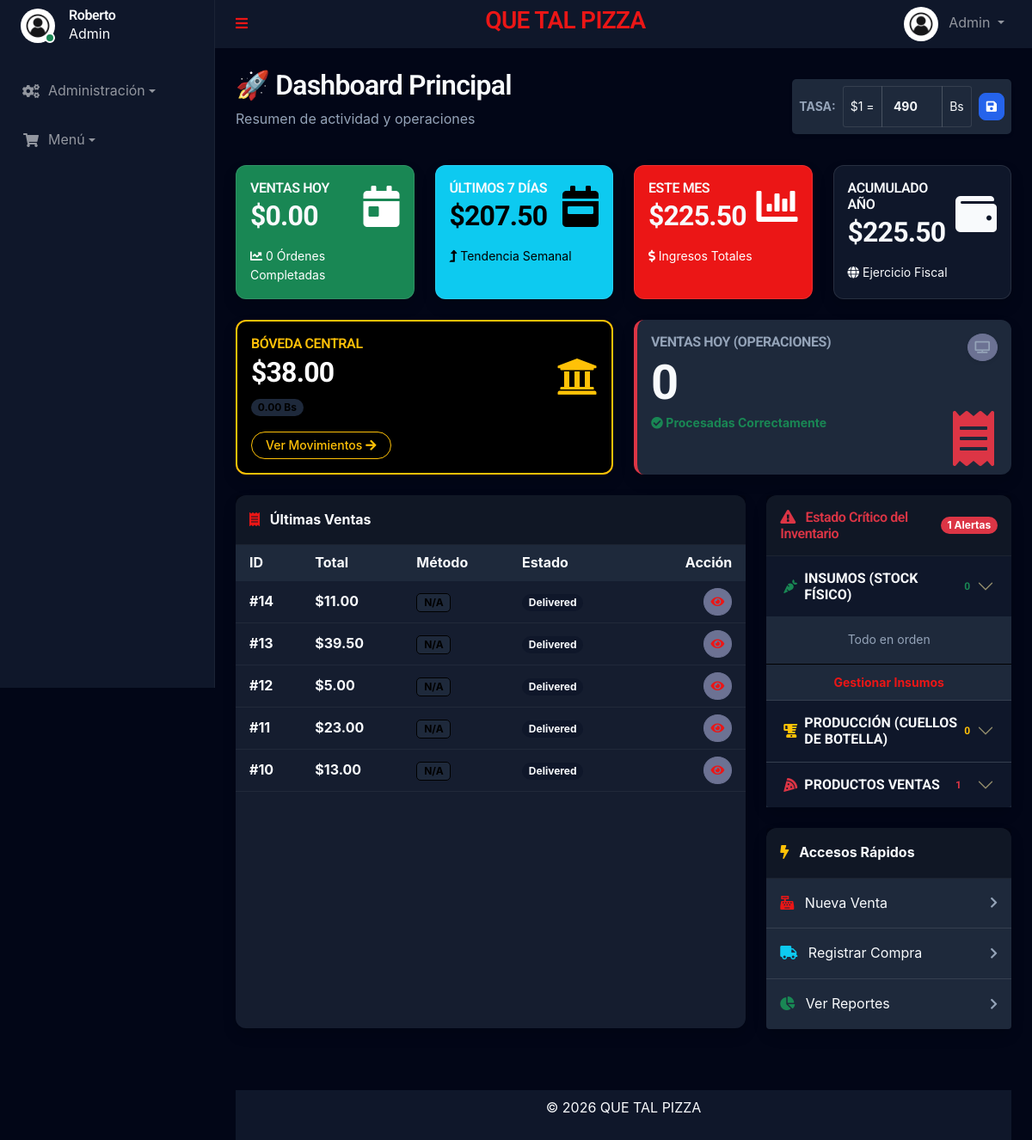
/admin/index.php (signed in), run on an earlier commit of the app's database.
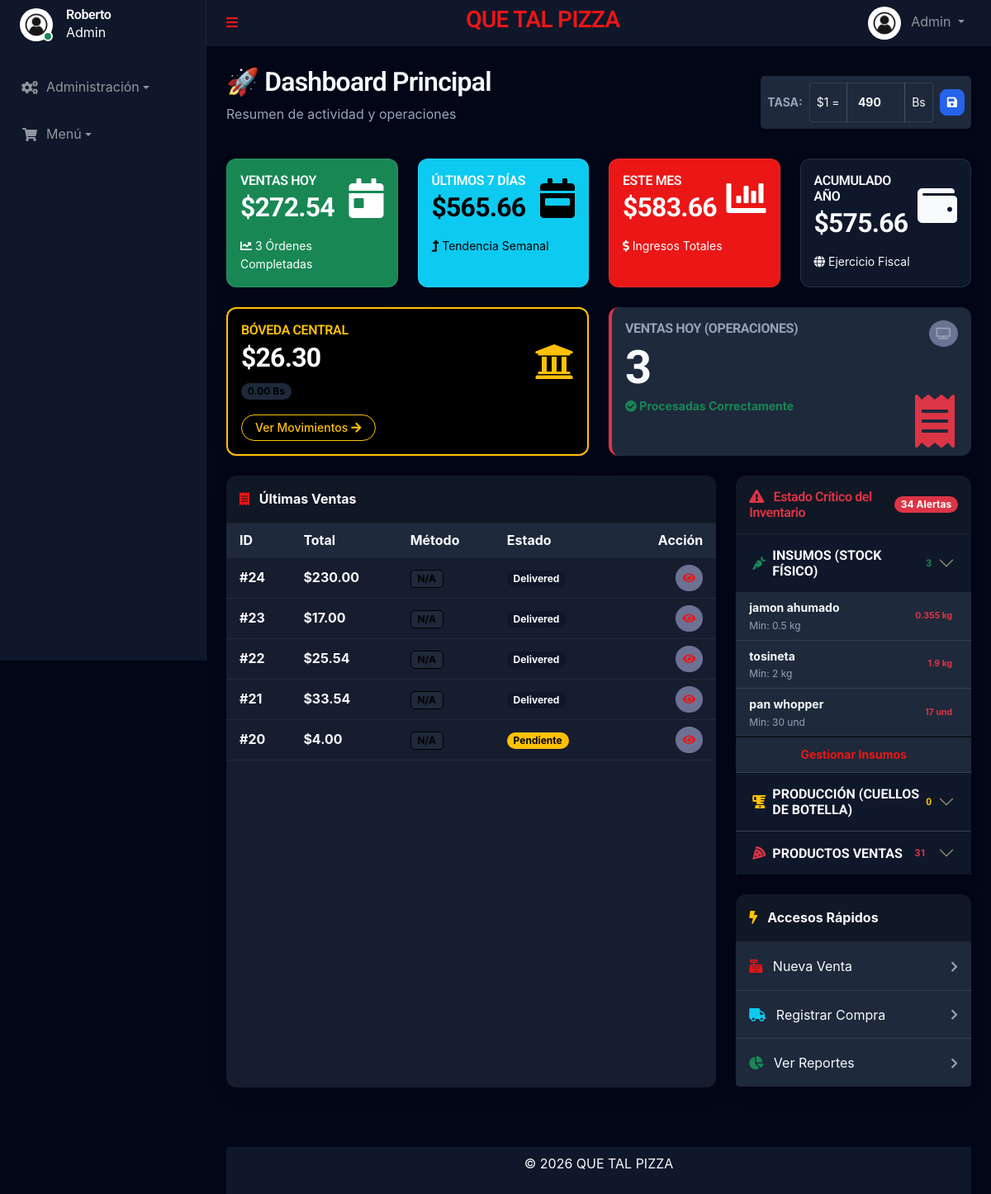
And on a later commit of the database.
### tables this page shows
CREATE TABLE `company_vault` (
  `id` int(11) NOT NULL,
  `balance_usd` decimal(12,2) DEFAULT 0.00,
  `balance_ves` decimal(12,2) DEFAULT 0.00,
  `last_updated` timestamp NULL DEFAULT current_timestamp() ON UPDATE current_timestamp()
);

CREATE TABLE `orders` (
  `id` int(11) NOT NULL,
  `user_id` int(11) NOT NULL,
  `total_price` decimal(10,2) NOT NULL,
  `status` enum('pending','paid','preparing','ready','delivered','cancelled') DEFAULT 'pending',
  `consumption_type` enum('dine_in','takeaway','delivery') DEFAULT 'dine_in',
  `shipping_address` text NOT NULL,
  `shipping_method` varchar(100) DEFAULT NULL,
  `tracking_number` varchar(100) DEFAULT NULL,
  `created_at` timestamp NULL DEFAULT current_timestamp(),
  `updated_at` timestamp NULL DEFAULT NULL ON UPDATE current_timestamp(),
  `kds_kitchen_ready` tinyint(1) DEFAULT 0,
  `kds_pizza_ready` tinyint(1) DEFAULT 0
);

CREATE TABLE `raw_materials` (
  `id` int(11) NOT NULL,
  `name` varchar(100) NOT NULL,
  `unit` varchar(20) NOT NULL,
  `stock_quantity` decimal(20,6) DEFAULT 0.000000,
  `cost_per_unit` decimal(20,6) DEFAULT 0.000000,
  `min_stock` decimal(20,6) DEFAULT 5.000000,
  `is_cooking_supply` tinyint(1) DEFAULT 0,
  `category` enum('ingredient','packaging','supply') DEFAULT 'ingredient',
  `updated_at` timestamp NULL DEFAULT current_timestamp() ON UPDATE current_timestamp()
);

### admin/index.php (the view, shortened to what the changed rows need)
<?php
require_once '../templates/autoload.php';
$vaultBalance = $vaultManager->getBalance();
$ventasDia = $orderManager->getTotalVentasDia();
$countVentasDia = $orderManager->getCountVentasDia();
$ventasSemana = $orderManager->getTotalVentasSemana();
$ventasMes = $orderManager->getTotalVentasMes();
$ventasAnio = $orderManager->getTotalVentasAnio();
$lowProducts = $productManager->getLowStockProducts();
$lowMaterials = $rawMaterialManager->getLowStockMaterials();
$lowManufactured = $productionManager->getLowStockManufactured();
$stockCritico = count($lowProducts) + count($lowMaterials) + count($lowManufactured);
$ultimasVentas = $orderManager->getUltimosPedidos(5);
require_once '../templates/header.php';
?>
<div class="container-fluid mt-4 px-4">
    <div class="d-flex justify-content-between align-items-center mb-4">
        <div>
            <h2>🚀 Dashboard Principal</h2>
        </div>
    </div>
    <div class="row g-4 mb-4">
        <div class="col-xl-3 col-md-6">
            <div class="card bg-success text-white h-100 shadow">
                <div class="card-body">
                    <div class="d-flex justify-content-between align-items-center">
                        <div>
                            <h6 class="text-uppercase mb-1 opacity-75">Ventas Hoy</h6>
                            <h2 class="mb-0 fw-bold">$<?= number_format($ventasDia, 2) ?></h2>
                        </div>
                        <i class="fa fa-calendar-day fa-3x opacity-25"></i>
                    </div>
                    <div class="small mt-3 opacity-75">
                        <i class="fa fa-chart-line"></i> <?= $countVentasDia ?> Órdenes Completadas
                    </div>
                </div>
            </div>
        </div>
        <div class="col-xl-3 col-md-6">
            <div class="card bg-info text-white h-100 shadow">
                <div class="card-body">
                    <div class="d-flex justify-content-between align-items-center">
                        <div>
                            <h6 class="text-uppercase mb-1 opacity-75">Últimos 7 Días</h6>
                            <h2 class="mb-0 fw-bold">$<?= number_format($ventasSemana, 2) ?></h2>
                        </div>
                    </div>
                </div>
            </div>
        </div>
        <div class="col-xl-3 col-md-6">
            <div class="card bg-primary text-white h-100 shadow">
                <div class="card-body">
                    <div class="d-flex justify-content-between align-items-center">
                        <div>
                            <h6 class="text-uppercase mb-1 opacity-75">Este Mes</h6>
                            <h2 class="mb-0 fw-bold">$<?= number_format($ventasMes, 2) ?></h2>
                        </div>
                    </div>
                </div>
            </div>
        </div>
        <div class="col-xl-3 col-md-6">
            <div class="card bg-secondary text-white h-100 shadow">
                <div class="card-body">
                    <div class="d-flex justify-content-between align-items-center">
                        <div>
                            <h6 class="text-uppercase mb-1 opacity-75">Acumulado Año</h6>
                            <h2 class="mb-0 fw-bold">$<?= number_format($ventasAnio, 2) ?></h2>
                        </div>
                    </div>
                </div>
            </div>
        </div>
    </div>
    <div class="row g-4 mb-4">
        <div class="col-xl-6 col-md-6">
            <div class="card bg-dark text-white h-100 shadow border-2 border-warning">
                <div class="card-body">
                    <div class="d-flex justify-content-between align-items-center">
                        <div>
                            <h6 class="text-uppercase mb-1 text-warning">Bóveda Central</h6>
                            <h2 class="mb-0 fw-bold text-white">$<?= number_format($vaultBalance['balance_usd'], 2) ?>
                            </h2>
                            <div class="mt-2">
                                <span class="badge bg-light text-dark rounded-pill">
                                    <?= number_format($vaultBalance['balance_ves'], 2) ?> Bs
                                </span>
                            </div>
                        </div>
                    </div>
                </div>
            </div>
        </div>
        <div class="col-xl-6 col-md-6">
            <div class="card bg-white h-100 shadow border-0 border-start border-4 border-danger">
                <div class="card-body">
                    <div class="d-flex justify-content-between align-items-start">
                        <div>
                            <h6 class="text-uppercase text-muted fw-bold mb-1">Ventas Hoy (Operaciones)</h6>
                            <h1 class="display-4 fw-bold text-dark mb-0"><?= $countVentasDia ?></h1>
                            <span class="text-success small fw-bold"><i class="fa fa-check-circle"></i> Procesadas
                                Correctamente</span>
                        </div>
                    </div>
                </div>
            </div>
        </div>
    </div>
    <div class="row g-4 mb-5">
        <div class="col-lg-8">
            <div class="card shadow h-100 border-0">
                <div class="table-responsive">
                    <table class="table table-hover mb-0 align-middle">
                        <thead class="bg-light">
                            <tr>
                                <th class="border-0 ps-3">ID</th>
                                <th class="border-0">Total</th>
                                <th class="border-0">Método</th>
                                <th class="border-0">Estado</th>
                                <th class="border-0 text-end pe-3">Acción</th>
                            </tr>
                        </thead>
                        <tbody>
                            <?php foreach ($ultimasVentas as $venta): ?>
                                <tr>
                                    <td class="fw-bold ps-3">#<?= $venta['id'] ?></td>
                                    <td class="text-success fw-bold">$<?= number_format($venta['total_price'], 2) ?></td>
                                    <td><span
                                            class="badge bg-light text-dark border"><?= $venta['payment_method'] ?? 'N/A' ?></span>
                                    </td>
                                    <td>
                                        <?php
                                        $statusClass = match ($venta['status']) {
                                            'paid' => 'bg-success',
                                            'pending' => 'bg-warning text-dark',
                                            'cancelled' => 'bg-danger',
                                            default => 'bg-secondary'
                                        };
                                        $statusLabel = match ($venta['status']) {
                                            'paid' => 'Pagado',
                                            'pending' => 'Pendiente',
                                            'cancelled' => 'Cancelado',
                                            default => ucfirst($venta['status'])
                                        };
                                        ?>
                                        <span class="badge <?= $statusClass ?> rounded-pill"><?= $statusLabel ?></span>
                                    </td>
                                    <td class="text-end pe-3">
                                        <a href="ver_venta.php?id=<?= $venta['id'] ?>"
                                            class="btn btn-sm btn-light text-primary rounded-circle">
                                            <i class="fa fa-eye"></i>
                                        </a>
                                    </td>
                                </tr>
                            <?php endforeach; ?>
                        </tbody>
                    </table>
                </div>
            </div>
        </div>
        <div class="col-lg-4">
            <div class="card shadow mb-4 border-0">
                <div class="card-header bg-white py-3 border-bottom d-flex justify-content-between align-items-center">
                    <h6 class="m-0 font-weight-bold text-danger"><i class="fa fa-exclamation-triangle me-2"></i> Estado Crítico del Inventario</h6>
                    <span class="badge bg-danger rounded-pill"><?= $stockCritico ?> Alertas</span>
                </div>
                <div class="card-body p-0">
                    <div class="accordion accordion-flush" id="accordionStock">
                        <div class="accordion-item">
                            <h2 class="accordion-header">
                                <button class="accordion-button collapsed fw-bold text-muted small text-uppercase" type="button" data-bs-toggle="collapse" data-bs-target="#flush-collapseOne">
                                    <i class="fa fa-carrot me-2 text-success"></i> Insumos (Stock Físico)
                                    <span class="badge bg-success-subtle text-success ms-auto"><?= count($lowMaterials) ?></span>
                                </button>
                            </h2>
                            <div id="flush-collapseOne" class="accordion-collapse collapse show" data-bs-parent="#accordionStock">
                                <div class="accordion-body p-0">
                                    <?php if (empty($lowMaterials)): ?>
                                        <div class="p-3 text-center small text-muted">Todo en orden</div>
                                    <?php else: ?>
                                        <ul class="list-group list-group-flush small">
                                            <?php foreach ($lowMaterials as $m): ?>
                                                <li class="list-group-item d-flex justify-content-between align-items-center px-3">
                                                    <div>
                                                        <div class="fw-bold text-dark"><?= htmlspecialchars($m['name']) ?></div>
                                                        <div class="text-muted" style="font-size: 0.75rem;">Min: <?= floatval($m['min_stock']) ?> <?= $m['unit'] ?></div>
                                                    </div>
                                                    <div class="badge bg-danger-subtle text-danger rounded-pill">
                                                        <?= floatval($m['stock_quantity']) ?> <?= $m['unit'] ?>
                                                    </div>
                                                </li>
                                            <?php endforeach; ?>
                                        </ul>
                                    <?php endif; ?>
                                    <div class="p-2 text-center bg-light border-top">
                                        <a href="insumos.php" class="small fw-bold text-decoration-none">Gestionar Insumos</a>
                                    </div>
                                </div>
                            </div>
                        </div>
                        <div class="accordion-item">
                            <h2 class="accordion-header">
                                <button class="accordion-button collapsed fw-bold text-muted small text-uppercase" type="button" data-bs-toggle="collapse" data-bs-target="#flush-collapseTwo">
                                    <i class="fa fa-blender me-2 text-warning"></i> Producción (Cuellos de Botella)
                                    <span class="badge bg-warning-subtle text-warning ms-auto"><?= count($lowManufactured) ?></span>
                                </button>
                            </h2>
                        </div>
                        <div class="accordion-item">
                            <h2 class="accordion-header">
                                <button class="accordion-button collapsed fw-bold text-muted small text-uppercase" type="button" data-bs-toggle="collapse" data-bs-target="#flush-collapseThree">
                                    <i class="fa fa-pizza-slice me-2 text-danger"></i> Productos Ventas
                                    <span class="badge bg-danger-subtle text-danger ms-auto"><?= count($lowProducts) ?></span>
                                </button>
                            </h2>
                        </div>
                    </div>
                </div>
            </div>
        </div>
    </div>
</div>
<?php require_once '../templates/footer.php'; ?>

What changed in the data, as far as the page shows it:
no longer on this page (row unchanged): orders: id "14", total_price "11.00", payment_method "N/A", status "Delivered"
no longer on this page (row unchanged): orders: id "13", total_price "39.50", payment_method "N/A", status "Delivered"
no longer on this page (row unchanged): orders: id "12", total_price "5.00", payment_method "N/A", status "Delivered"
no longer on this page (row unchanged): orders: id "11", total_price "23.00", payment_method "N/A", status "Delivered"
no longer on this page (row unchanged): orders: id "10", total_price "13.00", payment_method "N/A", status "Delivered"
changed company_vault: balance_usd "38.00" → "26.30"
added orders: id "24", total_price "230.00", payment_method "N/A", status "Delivered"
added orders: id "23", total_price "17.00", payment_method "N/A", status "Delivered"
added orders: id "22", total_price "25.54", payment_method "N/A", status "Delivered"
added orders: id "21", total_price "33.54", payment_method "N/A", status "Delivered"
added orders: id "20", total_price "4.00", payment_method "N/A", status "Pendiente"
now on this page (row edited): raw_materials: name "jamon ahumado", min_stock "0.5", unit "kg", stock_quantity "0.355"
now on this page (row edited): raw_materials: name "tosineta", min_stock "2", unit "kg", stock_quantity "1.9"
now on this page (row edited): raw_materials: name "pan whopper", min_stock "30", unit "und", stock_quantity "17"
Also different on the page:
$ventasDia: "0.00" → "272.54"
$countVentasDia: "0" → "3"
$ventasSemana: "207.50" → "565.66"
$ventasMes: "225.50" → "583.66"
$ventasAnio: "225.50" → "575.66"
$stockCritico: "1" → "34"
count($lowMaterials): "0" → "3"
count($lowProducts): "1" → "31"
text no longer shown: "Todo en orden"
